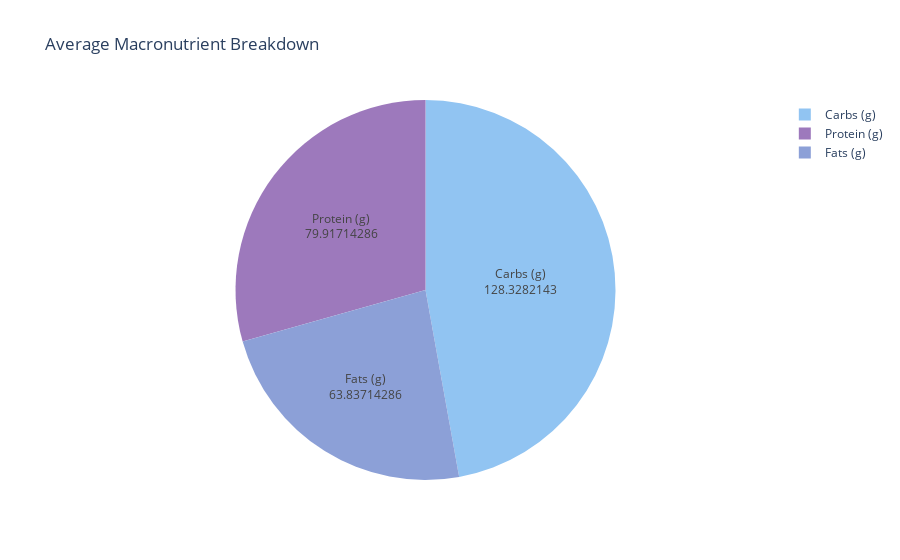
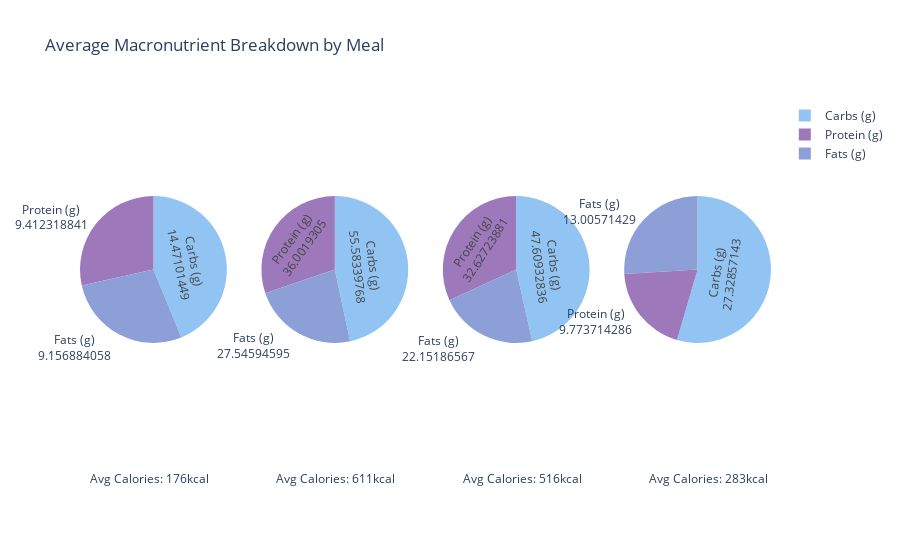

Source (notebook cell) for these figures, in order:
### Markdown cell above
# Macronutrient Breakdown

### Code cell
# print(df_daily)
print(df)

df_daily = pd.read_csv('../data/myfitnesspal/cleaned/mfp_nutrition_daily.csv')
# only interested in days with consistent trackin
df_daily = df_daily[df_daily['missing_main_meal']==False]

avg_carbs = df_daily['Carbohydrates (g)'].mean()
avg_protein = df_daily['Protein (g)'].mean()
avg_fat = df_daily['Fat (g)'].mean()

fig = go.Figure()

fig.add_trace(go.Pie(labels=['Carbs (g)','Protein (g)','Fats (g)'],
                     values = [avg_carbs,avg_protein, avg_fat],
                     hoverinfo='label+percent',
                     textinfo='label+value',
                     marker=dict(colors=['91C4F2','9D79BC','8CA0D7'])))

fig.update_layout(title_text='Average Macronutrient Breakdown')
fig.show()


#  Creating subplots for broken down by meal

fig = go.Figure()
meals = df['Meal'].unique()

fig = make_subplots(rows=1, cols=4, specs=[[{'type':'domain'},{'type':'domain'},{'type':'domain'},{'type':'domain'}]], subplot_titles=meals)
annotations = []
# annotation_spacing
x = 0.1

for i, meal in enumerate(meals, start=1):
    df_meal = df[df['Meal'] == meal]
    avg_carbs = df_meal['Carbohydrates (g)'].mean()
    avg_protein = df_meal['Protein (g)'].mean()    
    avg_fat = df_meal['Fat (g)'].mean()
    avg_calories = df_meal['Calories'].mean()
    
    print(avg_carbs,avg_protein,avg_fat)
    
    fig.add_trace(go.Pie(labels=['Carbs (g)','Protein (g)','Fats (g)'],
                         values=[avg_carbs,avg_protein,avg_fat],
                         name=meal,
                         hoverinfo='label+percent',
                         textinfo='label+value',
                         marker=dict(colors=['#91C4F2','#9D79BC','#8CA0D7'])
                         ), row=1, col=i)
    # spacing for annotations
    
    annotations.append(dict(
        x=x,  # x-position normalized between 0 and 1
        y=-0.15,                       # slightly below the plot area
        text=f'Avg Calories: {avg_calories:.0f}kcal',
        showarrow=False,
        xref='paper',
        yref='paper',
        font=dict(size=12),
        align='center'
    ))
    x+=0.27

fig.update_layout(title_text='Average Macronutrient Breakdown by Meal', annotations=annotations, margin=dict(t=100,b=100))
fig.show()

### Figure 1 — Plotly figure (JSON) as saved in the notebook; plotly's stock layout.template omitted (floating-point values rounded to 4 significant figures)
{"data": [{"hoverinfo": "label+percent", "labels": ["Carbs (g)", "Protein (g)", "Fats (g)"], "marker": {"colors": ["91C4F2", "9D79BC", "8CA0D7"]}, "textinfo": "label+value", "type": "pie", "values": [128.3, 79.92, 63.84]}], "layout": {"title": {"text": "Average Macronutrient Breakdown"}}}

### Figure 2 — Plotly figure (JSON) as saved in the notebook; plotly's stock layout.template omitted (floating-point values rounded to 4 significant figures)
{"data": [{"domain": {"x": [0, 0.2125], "y": [0, 1]}, "hoverinfo": "label+percent", "labels": ["Carbs (g)", "Protein (g)", "Fats (g)"], "marker": {"colors": ["#91C4F2", "#9D79BC", "#8CA0D7"]}, "name": "Breakfast", "textinfo": "label+value", "type": "pie", "values": [14.47, 9.412, 9.157]}, {"domain": {"x": [0.2625, 0.475], "y": [0, 1]}, "hoverinfo": "label+percent", "labels": ["Carbs (g)", "Protein (g)", "Fats (g)"], "marker": {"colors": ["#91C4F2", "#9D79BC", "#8CA0D7"]}, "name": "Dinner", "textinfo": "label+value", "type": "pie", "values": [55.58, 36.0, 27.55]}, {"domain": {"x": [0.525, 0.7375], "y": [0, 1]}, "hoverinfo": "label+percent", "labels": ["Carbs (g)", "Protein (g)", "Fats (g)"], "marker": {"colors": ["#91C4F2", "#9D79BC", "#8CA0D7"]}, "name": "Lunch", "textinfo": "label+value", "type": "pie", "values": [47.61, 32.63, 22.15]}, {"domain": {"x": [0.7875, 1], "y": [0, 1]}, "hoverinfo": "label+percent", "labels": ["Carbs (g)", "Protein (g)", "Fats (g)"], "marker": {"colors": ["#91C4F2", "#9D79BC", "#8CA0D7"]}, "name": "Snacks", "textinfo": "label+value", "type": "pie", "values": [27.33, 9.774, 13.01]}], "layout": {"annotations": [{"align": "center", "font": {"size": 12}, "showarrow": false, "text": "Avg Calories: 176kcal", "x": 0.1, "xanchor": "center", "xref": "paper", "y": -0.15, "yanchor": "bottom", "yref": "paper"}, {"align": "center", "font": {"size": 12}, "showarrow": false, "text": "Avg Calories: 611kcal", "x": 0.37, "xanchor": "center", "xref": "paper", "y": -0.15, "yanchor": "bottom", "yref": "paper"}, {"align": "center", "font": {"size": 12}, "showarrow": false, "text": "Avg Calories: 516kcal", "x": 0.64, "xanchor": "center", "xref": "paper", "y": -0.15, "yanchor": "bottom", "yref": "paper"}, {"align": "center", "font": {"size": 12}, "showarrow": false, "text": "Avg Calories: 283kcal", "x": 0.91, "xanchor": "center", "xref": "paper", "y": -0.15, "yanchor": "bottom", "yref": "paper"}], "margin": {"b": 100, "t": 100}, "title": {"text": "Average Macronutrient Breakdown by Meal"}}}
